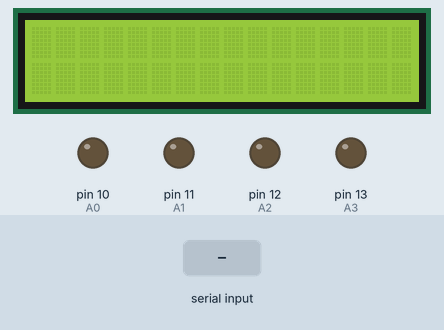
A sketch run on a simulated Arduino Uno, built with avr-gcc and run on an emulated ATmega328P. Parts: 16×2 character LCD, output pins drawn as LEDs (lit = HIGH). The inputs (shaded band) are chosen by the test bench. What the sketch prints to the serial monitor is not drawn.

Above: at 1.2 s.
1.3 s: "200\n" received over Serial
At 3.2 s:
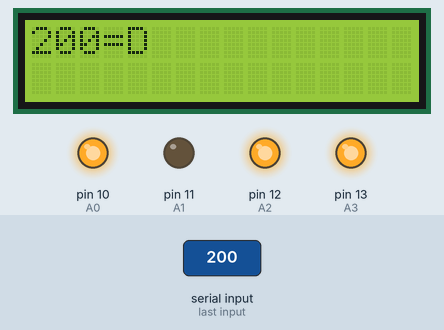
3.8 s: "A90\n" received over Serial
At 5.6 s:
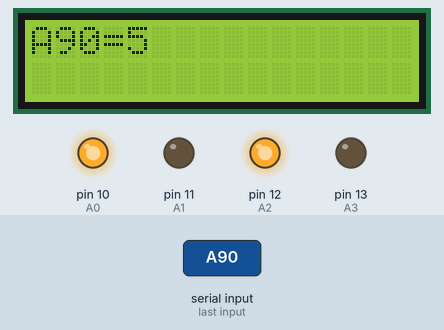
6.8 s: "A,45\n" received over Serial
At 9.2 s:
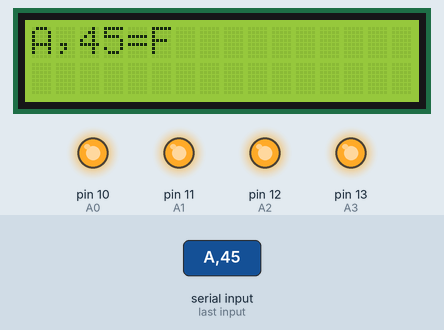
9.8 s: "B90\n" received over Serial
At 11.6 s:
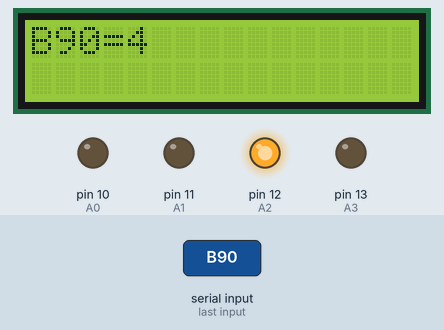
12.8 s: "B,45\n" received over Serial
At 15.3 s:
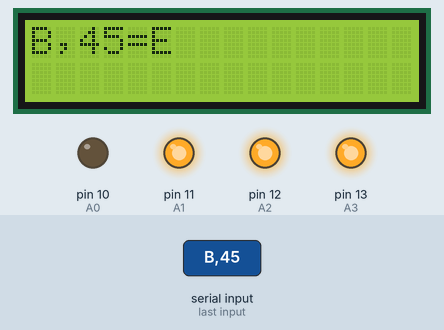
15.8 s: "C90\n" received over Serial
At 17.7 s:
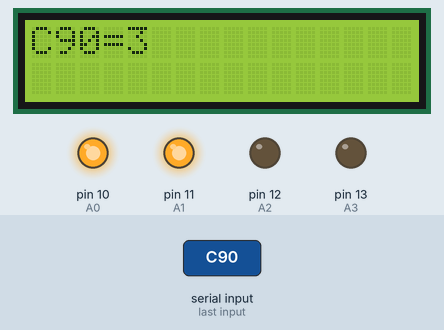
Timing chart, 0 to 19.2 s (numbered marks = the images above; inputs shaded):
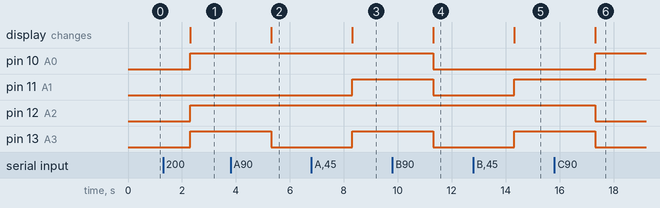

The sketch:

ProgramaFinal.ino
```cpp
// C++ code
//
#include <math.h>
#include <LiquidCrystal.h>
//Pinos Binários-----
#define A0 10
#define A1 11
#define A2 12
#define A3 13
#define MEMSIZE 10
//------------------

String memory[MEMSIZE];
LiquidCrystal lcd(7, 6, 5, 4, 3, 2);

void setup()
{
  pinMode(A0, OUTPUT);
  pinMode(A1, OUTPUT);
  pinMode(A2, OUTPUT);
  pinMode(A3, OUTPUT);

  memory[0] = "4";
  memory[1] = "0";
  memory[2] = "0";
  memory[3] = "0";
  dumbMemory();
  Serial.begin(9600);
  lcd.begin(16,2);
  lcd.clear();
}

void loop()
{
  if(Serial.available()){
    setMemory();
    memory[0] = "4";
    memory[1] = "0";
    memory[2] = "0";
    dumbMemory();
    while(memory[PC()] != "NULL"){
      lcd.clear();
      lcd.print(memory[PC()]);
      lcd.print("=");
      operation(memory[PC()]);
      lcd.print(memory[1]);
      dumbMemory();
      incPC();
      delay(2000);
    }
  }


}

int PC(){
  return memory[0].toInt();
}

void writeOut(int n){
  digitalWrite(A0,LOW);
  digitalWrite(A1,LOW);
  digitalWrite(A2,LOW);
  digitalWrite(A3,LOW);

  digitalWrite(A0, (n & 1) == 1);
  digitalWrite(A1, (n & 2) == 2);
  digitalWrite(A2, (n & 4) == 4);
  digitalWrite(A3, (n & 8) == 8);
}

void setMemory(){
  int i = 4;
  String s = Serial.readString();
  s+= " NULL";
  s.replace("\n","");
  while(i < MEMSIZE && s != "NULL" && s != " NULL"){
    memory[i] = "";
    for(int j = 0; j < s.length(); j++){
      if(s[j] != ' '){
        memory[i] += s[j];
      }
      else{
        s = s.substring(j+1,s.length());
        j = s.length();
      }
    }
    i++;

  }
  memory[i] = "NULL";
}


void dumbMemory(){
  Serial.print("->|");
  int pc = PC();
  for(int i = 0; i < MEMSIZE && memory[i] != "NULL"; i++){
    if(i == pc && pc > 3){
      Serial.print(">  ");
      Serial.print(memory[i]);
      Serial.print("  <");
    }
    else{
      Serial.print(memory[i]);
    }
    Serial.print("|");
  }
  Serial.println();
}

void incPC(){
  int pos = PC();
  pos++;
  memory[0] = String(pos);
}

int hexToInt(char c){
  int rsp = 0;
  if(c >= '0' && c <= '9'){
    rsp = c - 48;
  }
  else{
    rsp = c - 55;
  }
  return rsp;
}

void operation(String op){
  memory[2] = op[0];
  memory[3] = op[1];
  int num = 0;
  switch (op[2])
  {
  case '0':
    /* not A */
    num = hexToInt(op[0]);
    setW(num ^ 15);
    writeOut(num ^ 15);
    break;
  //1100 1011 1111 0000
  case '1':
    /* not(or(A,B)) */
    num = (hexToInt(op[0]) | hexToInt(op[1])) ^ 15;
    setW(num);
    writeOut(num);
    break;

  case '2':
    /* and(not(A),B) */
    num = (hexToInt(op[0]) ^ 15) & hexToInt(op[1]);
    setW(num);
    writeOut(num);
    break;

  case '3':
    /* saida = 0000 */
    //setW(0);
    writeOut(0);
    break;

  case '4':
    /* not(and(A,B)) */
    num = (hexToInt(op[0]) & hexToInt(op[1])) ^ 15;
    setW(num);
    writeOut(num);
    break;

  case '5':
    /* not(B) */
    num = hexToInt(op[1]);
    setW(num ^ 15);
    writeOut(num ^ 15);
    break;

  case '6':
    /* xor(A,B) */
    num = hexToInt(op[0]) ^ hexToInt(op[1]);
    setW(num);
    writeOut(num);
    break;

  case '7':
    /* and(A,not(B)) */
    num = hexToInt(op[0]) & (hexToInt(op[1]) ^ 15);
    setW(num);
    writeOut(num);
    break;

  case '8':
    /* or(not(A),B) */
    num = (hexToInt(op[0]) ^ 15) | hexToInt(op[1]);
    setW(num);
    writeOut(num);
    break;

  case '9':
    /* not(xor(A,B)) */
    num = (hexToInt(op[0]) ^ hexToInt(op[1])) ^ 15;
    setW(num);
    writeOut(num);
    break;

  case 'A':
    /* saida = B */
    num = hexToInt(op[1]);
    setW(num);
    writeOut(num);
    break;

  case 'B':
    /* and(A,B) */
    num = hexToInt(op[0]) & hexToInt(op[1]);
    setW(num);
    writeOut(num);
    break;

  case 'C':
    /* saida = 1111 */
    setW(15);
    writeOut(15);
    break;

  case 'D':
    /* or(A,not(B)) */
    num =  hexToInt(op[0]) | (hexToInt(op[1]) ^ 15);
    setW(num);
    writeOut(num);
    break;

  case 'E':
    /* or(A,B) */
    num = hexToInt(op[0]) | hexToInt(op[1]);
    setW(num);
    writeOut(num);
    break;

  case 'F':
    /* saida = A */
    num = hexToInt(op[0]);
    setW(num);
    writeOut(num);
    break;

  }
}

void setW(int n){
  if(n >= 0 && n <= 9){
    memory[1] = (char)(n + 48);
  }
  else{
    memory[1] = (char)(n + 55);
  }
}
```

Measured:
- after the input at 1.3 s, pin 10 (A0), pin 12 (A2), pin 13 (A3): LOW → HIGH after 1.0 s; the display: changes after 1.0 s (image 1)
- after the input at 3.8 s, pin 13 (A3): HIGH → LOW after 1.5 s; the display: changes after 1.5 s (image 2)
- after the input at 6.8 s, pin 11 (A1), pin 13 (A3): LOW → HIGH after 1.5 s; the display: changes after 1.5 s (image 3)
- after the input at 9.8 s, pin 10 (A0), pin 11 (A1), pin 13 (A3): HIGH → LOW after 1.5 s; the display: changes after 1.5 s (image 4)
- after the input at 12.8 s, pin 11 (A1), pin 13 (A3): LOW → HIGH after 1.5 s; the display: changes after 1.5 s (image 5)
- after the input at 15.8 s, pin 10 (A0): LOW → HIGH after 1.5 s; pin 12 (A2), pin 13 (A3): HIGH → LOW after 1.5 s; the display: changes after 1.5 s (image 6)
